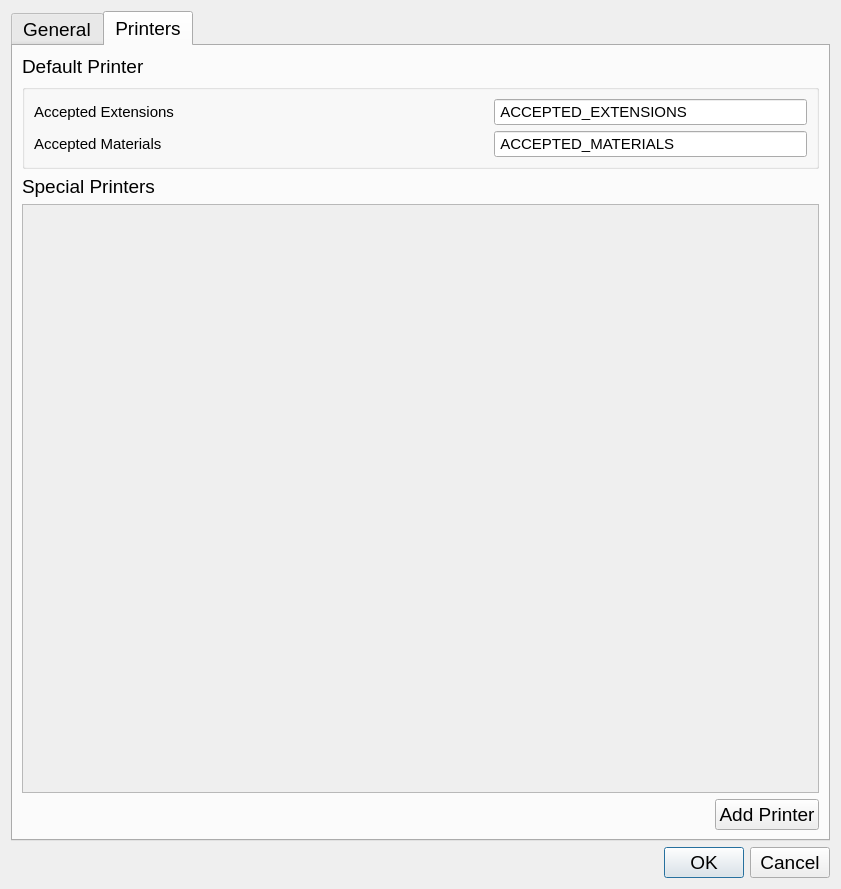
<?xml version="1.0" encoding="UTF-8"?>
<ui version="4.0">
 <class>Dialog</class>
 <widget class="QDialog" name="Dialog">
  <property name="geometry">
   <rect>
    <x>0</x>
    <y>0</y>
    <width>841</width>
    <height>889</height>
   </rect>
  </property>
  <property name="font">
   <font>
    <pointsize>13</pointsize>
   </font>
  </property>
  <property name="windowTitle">
   <string>Settings</string>
  </property>
  <layout class="QVBoxLayout" name="verticalLayout_2">
   <item>
    <layout class="QVBoxLayout" name="verticalLayout">
     <item>
      <widget class="QTabWidget" name="tabWidget">
       <property name="font">
        <font>
         <pointsize>14</pointsize>
        </font>
       </property>
       <property name="currentIndex">
        <number>1</number>
       </property>
       <widget class="QWidget" name="tab">
        <attribute name="title">
         <string>General</string>
        </attribute>
        <layout class="QHBoxLayout" name="horizontalLayout_7">
         <item>
          <layout class="QVBoxLayout" name="verticalLayout_4">
           <item>
            <widget class="QGroupBox" name="groupBox_4">
             <property name="font">
              <font>
               <pointsize>14</pointsize>
              </font>
             </property>
             <property name="title">
              <string>Mail</string>
             </property>
             <layout class="QHBoxLayout" name="horizontalLayout_2">
              <item>
               <layout class="QGridLayout" name="gridLayout_4">
                <item row="0" column="0">
                 <widget class="QLabel" name="label_6">
                  <property name="font">
                   <font>
                    <pointsize>14</pointsize>
                   </font>
                  </property>
                  <property name="toolTip">
                   <string>&lt;html&gt;&lt;head/&gt;&lt;body&gt;&lt;p&gt;Only process unread mails in the inbox (checked).&lt;/p&gt;&lt;p&gt;If not selected, handle every mail in inbox (not checked).&lt;/p&gt;&lt;p&gt;Recommended to &lt;span style=&quot; text-decoration: underline;&quot;&gt;not&lt;/span&gt; be checked.&lt;/p&gt;&lt;p&gt;Caution: This program assumes that you move/delete mails from the inbox when you've dealt with them, so your inbox has few (less than 20) mails in it. If you have many old mails still in the default inbox, Creator Administrator will try to process them all, it may then be better to only process unread mail.&lt;/p&gt;&lt;/body&gt;&lt;/html&gt;</string>
                  </property>
                  <property name="text">
                   <string>Only Process Unread Mail</string>
                  </property>
                  <property name="buddy">
                   <cstring>onlyUnreadMailCheckBox</cstring>
                  </property>
                 </widget>
                </item>
                <item row="1" column="1">
                 <spacer name="horizontalSpacer_9">
                  <property name="font">
                   <font>
                    <pointsize>14</pointsize>
                   </font>
                  </property>
                  <property name="orientation">
                   <enum>Qt::Horizontal</enum>
                  </property>
                  <property name="sizeHint" stdset="0">
                   <size>
                    <width>40</width>
                    <height>20</height>
                   </size>
                  </property>
                 </spacer>
                </item>
                <item row="1" column="2">
                 <widget class="QCheckBox" name="moveMailToVerwerktCheckBox">
                  <property name="font">
                   <font>
                    <pointsize>14</pointsize>
                   </font>
                  </property>
                  <property name="text">
                   <string/>
                  </property>
                 </widget>
                </item>
                <item row="0" column="1">
                 <spacer name="horizontalSpacer_8">
                  <property name="font">
                   <font>
                    <pointsize>14</pointsize>
                   </font>
                  </property>
                  <property name="orientation">
                   <enum>Qt::Horizontal</enum>
                  </property>
                  <property name="sizeHint" stdset="0">
                   <size>
                    <width>40</width>
                    <height>20</height>
                   </size>
                  </property>
                 </spacer>
                </item>
                <item row="1" column="0">
                 <widget class="QLabel" name="label_4">
                  <property name="font">
                   <font>
                    <pointsize>14</pointsize>
                   </font>
                  </property>
                  <property name="toolTip">
                   <string>&lt;html&gt;&lt;head/&gt;&lt;body&gt;&lt;p&gt;Automatically move a mail to the &amp;quot;Verwerkt&amp;quot; folder when the content has been dowloaded.&lt;/p&gt;&lt;p&gt;Recommended to be selected.&lt;/p&gt;&lt;/body&gt;&lt;/html&gt;</string>
                  </property>
                  <property name="text">
                   <string>Move Mail to Verwerkt Folder</string>
                  </property>
                  <property name="buddy">
                   <cstring>moveMailToVerwerktCheckBox</cstring>
                  </property>
                 </widget>
                </item>
                <item row="0" column="2">
                 <widget class="QCheckBox" name="onlyUnreadMailCheckBox">
                  <property name="font">
                   <font>
                    <pointsize>14</pointsize>
                   </font>
                  </property>
                  <property name="text">
                   <string/>
                  </property>
                 </widget>
                </item>
                <item row="2" column="2">
                 <widget class="QCheckBox" name="sendMailThreadedCheckBox">
                  <property name="font">
                   <font>
                    <pointsize>14</pointsize>
                   </font>
                  </property>
                  <property name="text">
                   <string/>
                  </property>
                 </widget>
                </item>
                <item row="2" column="1">
                 <spacer name="horizontalSpacer_17">
                  <property name="font">
                   <font>
                    <pointsize>14</pointsize>
                   </font>
                  </property>
                  <property name="orientation">
                   <enum>Qt::Horizontal</enum>
                  </property>
                  <property name="sizeHint" stdset="0">
                   <size>
                    <width>40</width>
                    <height>20</height>
                   </size>
                  </property>
                 </spacer>
                </item>
                <item row="2" column="0">
                 <widget class="QLabel" name="label_17">
                  <property name="font">
                   <font>
                    <pointsize>14</pointsize>
                   </font>
                  </property>
                  <property name="toolTip">
                   <string>&lt;html&gt;&lt;head/&gt;&lt;body&gt;&lt;p&gt;if not selected the program freezes untill the mail is send (takes 0.5 - 1 second), which can be a bit annoying.&lt;/p&gt;&lt;p&gt;If selected mails are send on a seperate thread resulting in the program being resposive, which is nice. A drawback is that sending mails on a seperate thread can be unstable and may result in errors, which can be a bit annoying.&lt;/p&gt;&lt;p&gt;&lt;br/&gt;&lt;/p&gt;&lt;/body&gt;&lt;/html&gt;</string>
                  </property>
                  <property name="text">
                   <string>Send Mail on seperate thread</string>
                  </property>
                  <property name="buddy">
                   <cstring>moveMailToVerwerktCheckBox</cstring>
                  </property>
                 </widget>
                </item>
               </layout>
              </item>
             </layout>
            </widget>
           </item>
           <item>
            <widget class="QGroupBox" name="groupBox_6">
             <property name="font">
              <font>
               <pointsize>14</pointsize>
              </font>
             </property>
             <property name="title">
              <string>Custom Mail Templates</string>
             </property>
             <layout class="QVBoxLayout" name="verticalLayout_3">
              <item>
               <layout class="QGridLayout" name="gridLayout_6">
                <item row="0" column="0">
                 <widget class="QLabel" name="label_9">
                  <property name="font">
                   <font>
                    <pointsize>14</pointsize>
                   </font>
                  </property>
                  <property name="toolTip">
                   <string>Mail send when a job request has been downloaded from the mail inbox.

Inside this mail template:
{sender_name} will be replaced with the senders name. 
{jobs_in_queue} will be replaced with the number of jobs in the WACHTRIJ.</string>
                  </property>
                  <property name="text">
                   <string>Received Job Request</string>
                  </property>
                  <property name="buddy">
                   <cstring>selectReceivedTemplateButton</cstring>
                  </property>
                 </widget>
                </item>
                <item row="2" column="0">
                 <widget class="QLabel" name="label_15">
                  <property name="font">
                   <font>
                    <pointsize>14</pointsize>
                   </font>
                  </property>
                  <property name="toolTip">
                   <string>Mail used when a print job is declined. 

The mail pops up and can be modified before it is send.

Inside this mail template:
{sender_name} will be replaced with the senders name. </string>
                  </property>
                  <property name="text">
                   <string>Job Declined</string>
                  </property>
                 </widget>
                </item>
                <item row="1" column="2">
                 <widget class="SelectFileQPushButton" name="selectFinishedTemplateButton">
                  <property name="font">
                   <font>
                    <pointsize>14</pointsize>
                   </font>
                  </property>
                  <property name="text">
                   <string> Select &lt;template.html&gt;</string>
                  </property>
                 </widget>
                </item>
                <item row="0" column="2">
                 <widget class="SelectFileQPushButton" name="selectReceivedTemplateButton">
                  <property name="font">
                   <font>
                    <pointsize>14</pointsize>
                   </font>
                  </property>
                  <property name="text">
                   <string> Select &lt;template.html&gt;</string>
                  </property>
                 </widget>
                </item>
                <item row="0" column="1">
                 <spacer name="horizontalSpacer_13">
                  <property name="font">
                   <font>
                    <pointsize>14</pointsize>
                   </font>
                  </property>
                  <property name="orientation">
                   <enum>Qt::Horizontal</enum>
                  </property>
                  <property name="sizeHint" stdset="0">
                   <size>
                    <width>433</width>
                    <height>26</height>
                   </size>
                  </property>
                 </spacer>
                </item>
                <item row="1" column="1">
                 <spacer name="horizontalSpacer_15">
                  <property name="font">
                   <font>
                    <pointsize>14</pointsize>
                   </font>
                  </property>
                  <property name="orientation">
                   <enum>Qt::Horizontal</enum>
                  </property>
                  <property name="sizeHint" stdset="0">
                   <size>
                    <width>433</width>
                    <height>26</height>
                   </size>
                  </property>
                 </spacer>
                </item>
                <item row="1" column="0">
                 <widget class="QLabel" name="label_13">
                  <property name="font">
                   <font>
                    <pointsize>14</pointsize>
                   </font>
                  </property>
                  <property name="toolTip">
                   <string>Mail send when a laser job is finished and can be picked up.

Inside this mail template:
{sender_name} will be replaced with the senders name. </string>
                  </property>
                  <property name="text">
                   <string>Job Finished</string>
                  </property>
                  <property name="buddy">
                   <cstring>selectFinishedTemplateButton</cstring>
                  </property>
                 </widget>
                </item>
                <item row="2" column="1">
                 <spacer name="horizontalSpacer_16">
                  <property name="font">
                   <font>
                    <pointsize>14</pointsize>
                   </font>
                  </property>
                  <property name="orientation">
                   <enum>Qt::Horizontal</enum>
                  </property>
                  <property name="sizeHint" stdset="0">
                   <size>
                    <width>433</width>
                    <height>26</height>
                   </size>
                  </property>
                 </spacer>
                </item>
                <item row="2" column="2">
                 <widget class="SelectFileQPushButton" name="selectDeclinedTemplateButton">
                  <property name="font">
                   <font>
                    <pointsize>14</pointsize>
                   </font>
                  </property>
                  <property name="text">
                   <string> Select &lt;template.html&gt;</string>
                  </property>
                 </widget>
                </item>
               </layout>
              </item>
             </layout>
            </widget>
           </item>
           <item>
            <widget class="QGroupBox" name="groupBox">
             <property name="font">
              <font>
               <pointsize>14</pointsize>
              </font>
             </property>
             <property name="title">
              <string>Appearance</string>
             </property>
             <layout class="QHBoxLayout" name="horizontalLayout_6">
              <item>
               <layout class="QHBoxLayout" name="horizontalLayout_3">
                <item>
                 <widget class="QLabel" name="label_10">
                  <property name="font">
                   <font>
                    <pointsize>14</pointsize>
                   </font>
                  </property>
                  <property name="text">
                   <string>Dark Mode</string>
                  </property>
                  <property name="buddy">
                   <cstring>darkModeCheckBox</cstring>
                  </property>
                 </widget>
                </item>
                <item>
                 <spacer name="horizontalSpacer_2">
                  <property name="font">
                   <font>
                    <pointsize>14</pointsize>
                   </font>
                  </property>
                  <property name="orientation">
                   <enum>Qt::Horizontal</enum>
                  </property>
                  <property name="sizeHint" stdset="0">
                   <size>
                    <width>40</width>
                    <height>20</height>
                   </size>
                  </property>
                 </spacer>
                </item>
                <item>
                 <widget class="QCheckBox" name="darkModeCheckBox">
                  <property name="font">
                   <font>
                    <pointsize>14</pointsize>
                   </font>
                  </property>
                  <property name="text">
                   <string/>
                  </property>
                 </widget>
                </item>
               </layout>
              </item>
             </layout>
            </widget>
           </item>
           <item>
            <widget class="QGroupBox" name="groupBox_2">
             <property name="font">
              <font>
               <pointsize>14</pointsize>
              </font>
             </property>
             <property name="title">
              <string>Directory Configuration</string>
             </property>
             <layout class="QHBoxLayout" name="horizontalLayout">
              <item>
               <layout class="QGridLayout" name="gridLayout_2">
                <item row="2" column="2">
                 <widget class="SelectFolderQPushButton" name="selectTodoDirectoryButton">
                  <property name="font">
                   <font>
                    <pointsize>14</pointsize>
                   </font>
                  </property>
                  <property name="text">
                   <string>Select &lt;TODO_DIRECTORY&gt;</string>
                  </property>
                 </widget>
                </item>
                <item row="0" column="2">
                 <widget class="SelectFolderQPushButton" name="selectDataDirectoryButton">
                  <property name="font">
                   <font>
                    <pointsize>14</pointsize>
                   </font>
                  </property>
                  <property name="text">
                   <string>Select &lt;DATA_DIRECTORY&gt;</string>
                  </property>
                 </widget>
                </item>
                <item row="3" column="1">
                 <spacer name="horizontalSpacer_18">
                  <property name="font">
                   <font>
                    <pointsize>14</pointsize>
                   </font>
                  </property>
                  <property name="orientation">
                   <enum>Qt::Horizontal</enum>
                  </property>
                  <property name="sizeHint" stdset="0">
                   <size>
                    <width>40</width>
                    <height>20</height>
                   </size>
                  </property>
                 </spacer>
                </item>
                <item row="3" column="2">
                 <widget class="QCheckBox" name="emptyTodoDirCheckBox">
                  <property name="font">
                   <font>
                    <pointsize>14</pointsize>
                   </font>
                  </property>
                  <property name="text">
                   <string/>
                  </property>
                 </widget>
                </item>
                <item row="2" column="1">
                 <spacer name="horizontalSpacer_3">
                  <property name="font">
                   <font>
                    <pointsize>14</pointsize>
                   </font>
                  </property>
                  <property name="orientation">
                   <enum>Qt::Horizontal</enum>
                  </property>
                  <property name="sizeHint" stdset="0">
                   <size>
                    <width>40</width>
                    <height>20</height>
                   </size>
                  </property>
                 </spacer>
                </item>
                <item row="3" column="0">
                 <widget class="QLabel" name="label_19">
                  <property name="font">
                   <font>
                    <pointsize>14</pointsize>
                   </font>
                  </property>
                  <property name="toolTip">
                   <string>&lt;html&gt;&lt;head/&gt;&lt;body&gt;&lt;p&gt;If selected remove all files from the Todo directory before exporting new files into it.&lt;/p&gt;&lt;p&gt;if unselected, add files to existing files in Todo directory.&lt;/p&gt;&lt;p&gt;Recommended to select in order to prevent accumulation of files in the Todo directory.&lt;/p&gt;&lt;/body&gt;&lt;/html&gt;</string>
                  </property>
                  <property name="text">
                   <string>Empty Todo Directory every export</string>
                  </property>
                 </widget>
                </item>
                <item row="0" column="0">
                 <widget class="QLabel" name="label">
                  <property name="font">
                   <font>
                    <pointsize>14</pointsize>
                   </font>
                  </property>
                  <property name="toolTip">
                   <string>&lt;html&gt;&lt;head/&gt;&lt;body&gt;&lt;p&gt;Location to store laser jobs data.&lt;/p&gt;&lt;/body&gt;&lt;/html&gt;</string>
                  </property>
                  <property name="text">
                   <string>Data Directory</string>
                  </property>
                  <property name="buddy">
                   <cstring>selectDataDirectoryButton</cstring>
                  </property>
                 </widget>
                </item>
                <item row="2" column="0">
                 <widget class="QLabel" name="label_3">
                  <property name="font">
                   <font>
                    <pointsize>14</pointsize>
                   </font>
                  </property>
                  <property name="toolTip">
                   <string>&lt;html&gt;&lt;head/&gt;&lt;body&gt;&lt;p&gt;Location to store laser files to easily import into laser cut software.&lt;/p&gt;&lt;p&gt;Recommended location: Folder on the Desktop for easy access.&lt;/p&gt;&lt;/body&gt;&lt;/html&gt;</string>
                  </property>
                  <property name="text">
                   <string>Laser Todo Directory </string>
                  </property>
                  <property name="buddy">
                   <cstring>selectTodoDirectoryButton</cstring>
                  </property>
                 </widget>
                </item>
                <item row="0" column="1">
                 <spacer name="horizontalSpacer_4">
                  <property name="font">
                   <font>
                    <pointsize>14</pointsize>
                   </font>
                  </property>
                  <property name="orientation">
                   <enum>Qt::Horizontal</enum>
                  </property>
                  <property name="sizeHint" stdset="0">
                   <size>
                    <width>40</width>
                    <height>20</height>
                   </size>
                  </property>
                 </spacer>
                </item>
                <item row="1" column="0">
                 <widget class="QLabel" name="label_5">
                  <property name="font">
                   <font>
                    <pointsize>14</pointsize>
                   </font>
                  </property>
                  <property name="toolTip">
                   <string>&lt;html&gt;&lt;head/&gt;&lt;body&gt;&lt;p&gt;Number of days before a job and associated files are deleted.&lt;/p&gt;&lt;p&gt;Jobs will only be deleted from the Verwerkt or Afgekeurd folder. &lt;/p&gt;&lt;/body&gt;&lt;/html&gt;</string>
                  </property>
                  <property name="whatsThis">
                   <string/>
                  </property>
                  <property name="text">
                   <string>Days to Store Jobs</string>
                  </property>
                  <property name="buddy">
                   <cstring>daysToKeepJobsLineEdit</cstring>
                  </property>
                 </widget>
                </item>
                <item row="1" column="1">
                 <spacer name="horizontalSpacer_10">
                  <property name="font">
                   <font>
                    <pointsize>14</pointsize>
                   </font>
                  </property>
                  <property name="orientation">
                   <enum>Qt::Horizontal</enum>
                  </property>
                  <property name="sizeHint" stdset="0">
                   <size>
                    <width>40</width>
                    <height>20</height>
                   </size>
                  </property>
                 </spacer>
                </item>
                <item row="1" column="2">
                 <widget class="QLineEdit" name="daysToKeepJobsLineEdit">
                  <property name="font">
                   <font>
                    <pointsize>14</pointsize>
                   </font>
                  </property>
                  <property name="text">
                   <string> DAYS_TO_KEEP_JOBS </string>
                  </property>
                 </widget>
                </item>
               </layout>
              </item>
              <item>
               <widget class="QLabel" name="label_12">
                <property name="font">
                 <font>
                  <pointsize>14</pointsize>
                 </font>
                </property>
                <property name="text">
                 <string/>
                </property>
               </widget>
              </item>
             </layout>
            </widget>
           </item>
           <item>
            <widget class="QGroupBox" name="groupBox_5">
             <property name="font">
              <font>
               <pointsize>14</pointsize>
              </font>
             </property>
             <property name="title">
              <string>Messages</string>
             </property>
             <layout class="QHBoxLayout" name="horizontalLayout_5">
              <item>
               <layout class="QGridLayout" name="gridLayout_3">
                <item row="1" column="1">
                 <spacer name="horizontalSpacer_6">
                  <property name="font">
                   <font>
                    <pointsize>14</pointsize>
                   </font>
                  </property>
                  <property name="orientation">
                   <enum>Qt::Horizontal</enum>
                  </property>
                  <property name="sizeHint" stdset="0">
                   <size>
                    <width>40</width>
                    <height>20</height>
                   </size>
                  </property>
                 </spacer>
                </item>
                <item row="0" column="0">
                 <widget class="QLabel" name="label_7">
                  <property name="font">
                   <font>
                    <pointsize>14</pointsize>
                   </font>
                  </property>
                  <property name="toolTip">
                   <string>&lt;html&gt;&lt;head/&gt;&lt;body&gt;&lt;p&gt;Temporarily Messages inform you what is happened in the background, such as &amp;quot;Confirmation Mail Sent to ...&amp;quot; or &amp;quot;Job Finished Mail send to ...&amp;quot; or &amp;quot;Settings Saved&amp;quot;.&lt;/p&gt;&lt;/body&gt;&lt;/html&gt;</string>
                  </property>
                  <property name="text">
                   <string>Display Temporarily Messages</string>
                  </property>
                  <property name="buddy">
                   <cstring>dispTempMessageCheckBox</cstring>
                  </property>
                 </widget>
                </item>
                <item row="0" column="2">
                 <widget class="QCheckBox" name="dispTempMessageCheckBox">
                  <property name="font">
                   <font>
                    <pointsize>14</pointsize>
                   </font>
                  </property>
                  <property name="text">
                   <string/>
                  </property>
                 </widget>
                </item>
                <item row="1" column="0">
                 <widget class="QLabel" name="label_8">
                  <property name="font">
                   <font>
                    <pointsize>14</pointsize>
                   </font>
                  </property>
                  <property name="toolTip">
                   <string>&lt;html&gt;&lt;head/&gt;&lt;body&gt;&lt;p&gt;Warning Messages warn you about something, such as &amp;quot;No job finished mail send to ...&amp;quot; or &amp;quot;4 invalid mails detected, Respond to them manually.&amp;quot;&lt;/p&gt;&lt;/body&gt;&lt;/html&gt;</string>
                  </property>
                  <property name="text">
                   <string>Display Warning Messages</string>
                  </property>
                  <property name="buddy">
                   <cstring>dispWarnMessageCheckBox</cstring>
                  </property>
                 </widget>
                </item>
                <item row="0" column="1">
                 <spacer name="horizontalSpacer_5">
                  <property name="font">
                   <font>
                    <pointsize>14</pointsize>
                   </font>
                  </property>
                  <property name="orientation">
                   <enum>Qt::Horizontal</enum>
                  </property>
                  <property name="sizeHint" stdset="0">
                   <size>
                    <width>40</width>
                    <height>20</height>
                   </size>
                  </property>
                 </spacer>
                </item>
                <item row="1" column="2">
                 <widget class="QCheckBox" name="dispWarnMessageCheckBox">
                  <property name="font">
                   <font>
                    <pointsize>14</pointsize>
                   </font>
                  </property>
                  <property name="text">
                   <string/>
                  </property>
                 </widget>
                </item>
               </layout>
              </item>
             </layout>
            </widget>
           </item>
          </layout>
         </item>
        </layout>
       </widget>
       <widget class="QWidget" name="tab_2">
        <attribute name="title">
         <string>Printers</string>
        </attribute>
        <layout class="QHBoxLayout" name="horizontalLayout_11">
         <item>
          <layout class="QVBoxLayout" name="verticalLayout_7">
           <item>
            <layout class="QVBoxLayout" name="verticalLayout_5">
             <item>
              <widget class="QLabel" name="label_2">
               <property name="text">
                <string>Default Printer</string>
               </property>
              </widget>
             </item>
             <item>
              <widget class="QGroupBox" name="groupBox_3">
               <property name="font">
                <font>
                 <pointsize>11</pointsize>
                </font>
               </property>
               <property name="title">
                <string/>
               </property>
               <layout class="QHBoxLayout" name="horizontalLayout_4">
                <item>
                 <layout class="QGridLayout" name="gridLayout_5">
                  <item row="1" column="2">
                   <widget class="QLineEdit" name="acceptedMaterialsLineEdit">
                    <property name="font">
                     <font>
                      <pointsize>11</pointsize>
                     </font>
                    </property>
                    <property name="text">
                     <string> ACCEPTED_MATERIALS </string>
                    </property>
                   </widget>
                  </item>
                  <item row="1" column="0">
                   <widget class="QLabel" name="label_14">
                    <property name="font">
                     <font>
                      <pointsize>11</pointsize>
                     </font>
                    </property>
                    <property name="toolTip">
                     <string>&lt;html&gt;&lt;head/&gt;&lt;body&gt;&lt;p&gt;List of commonly used Accepted Materials abbriviations. When the material abbriviation is in the Accepted Materials list it is automatically detected from the laser cut file name.&lt;/p&gt;&lt;p&gt;Fill in the list of Accepted Materials as &amp;quot;material abbriviation&amp;quot; seperated by comma's, example:&lt;/p&gt;&lt;p&gt;material1, material2, material3&lt;/p&gt;&lt;/body&gt;&lt;/html&gt;</string>
                    </property>
                    <property name="text">
                     <string>Accepted Materials</string>
                    </property>
                    <property name="buddy">
                     <cstring>acceptedMaterialsLineEdit</cstring>
                    </property>
                   </widget>
                  </item>
                  <item row="0" column="2">
                   <widget class="QLineEdit" name="acceptedExtentionsLineEdit">
                    <property name="font">
                     <font>
                      <pointsize>11</pointsize>
                     </font>
                    </property>
                    <property name="text">
                     <string> ACCEPTED_EXTENSIONS </string>
                    </property>
                   </widget>
                  </item>
                  <item row="0" column="1">
                   <spacer name="horizontalSpacer_11">
                    <property name="font">
                     <font>
                      <pointsize>11</pointsize>
                     </font>
                    </property>
                    <property name="orientation">
                     <enum>Qt::Horizontal</enum>
                    </property>
                    <property name="sizeHint" stdset="0">
                     <size>
                      <width>40</width>
                      <height>20</height>
                     </size>
                    </property>
                   </spacer>
                  </item>
                  <item row="1" column="1">
                   <spacer name="horizontalSpacer_12">
                    <property name="font">
                     <font>
                      <pointsize>11</pointsize>
                     </font>
                    </property>
                    <property name="orientation">
                     <enum>Qt::Horizontal</enum>
                    </property>
                    <property name="sizeHint" stdset="0">
                     <size>
                      <width>40</width>
                      <height>20</height>
                     </size>
                    </property>
                   </spacer>
                  </item>
                  <item row="0" column="0">
                   <widget class="QLabel" name="label_16">
                    <property name="font">
                     <font>
                      <pointsize>11</pointsize>
                     </font>
                    </property>
                    <property name="toolTip">
                     <string>&lt;html&gt;&lt;head/&gt;&lt;body&gt;&lt;p&gt;&lt;span style=&quot; font-size:14pt;&quot;&gt;Accepted file extensions for a laser job. A job must contain one file with an accepted extension. Fill in as .extension seperated by comma's, example:&lt;/span&gt;&lt;/p&gt;&lt;p&gt;&lt;span style=&quot; font-size:14pt;&quot;&gt;.extension1, .extension2, .extension3&lt;/span&gt;&lt;/p&gt;&lt;/body&gt;&lt;/html&gt;</string>
                    </property>
                    <property name="text">
                     <string>Accepted Extensions</string>
                    </property>
                    <property name="buddy">
                     <cstring>acceptedExtentionsLineEdit</cstring>
                    </property>
                   </widget>
                  </item>
                 </layout>
                </item>
               </layout>
              </widget>
             </item>
            </layout>
           </item>
           <item>
            <layout class="QVBoxLayout" name="verticalLayout_6">
             <item>
              <widget class="QLabel" name="label_11">
               <property name="text">
                <string>Special Printers</string>
               </property>
              </widget>
             </item>
             <item>
              <widget class="QScrollArea" name="scrollArea">
               <property name="widgetResizable">
                <bool>true</bool>
               </property>
               <widget class="QWidget" name="scrollAreaWidgetContents">
                <property name="geometry">
                 <rect>
                  <x>0</x>
                  <y>0</y>
                  <width>793</width>
                  <height>572</height>
                 </rect>
                </property>
                <layout class="QHBoxLayout" name="horizontalLayout_9">
                 <item>
                  <layout class="QHBoxLayout" name="horizontalLayout_8"/>
                 </item>
                </layout>
               </widget>
              </widget>
             </item>
            </layout>
           </item>
           <item>
            <layout class="QHBoxLayout" name="horizontalLayout_10">
             <item>
              <spacer name="horizontalSpacer">
               <property name="orientation">
                <enum>Qt::Horizontal</enum>
               </property>
               <property name="sizeHint" stdset="0">
                <size>
                 <width>215</width>
                 <height>17</height>
                </size>
               </property>
              </spacer>
             </item>
             <item>
              <widget class="QPushButton" name="addPrinterPushButton">
               <property name="text">
                <string>Add Printer</string>
               </property>
              </widget>
             </item>
            </layout>
           </item>
          </layout>
         </item>
        </layout>
       </widget>
      </widget>
     </item>
     <item>
      <widget class="QDialogButtonBox" name="buttonBox">
       <property name="font">
        <font>
         <pointsize>14</pointsize>
        </font>
       </property>
       <property name="orientation">
        <enum>Qt::Horizontal</enum>
       </property>
       <property name="standardButtons">
        <set>QDialogButtonBox::Cancel|QDialogButtonBox::Ok</set>
       </property>
      </widget>
     </item>
    </layout>
   </item>
  </layout>
 </widget>
 <customwidgets>
  <customwidget>
   <class>SelectFolderQPushButton</class>
   <extends>QPushButton</extends>
   <header>button.h</header>
  </customwidget>
  <customwidget>
   <class>SelectFileQPushButton</class>
   <extends>QPushButton</extends>
   <header>button.h</header>
  </customwidget>
 </customwidgets>
 <tabstops>
  <tabstop>darkModeCheckBox</tabstop>
  <tabstop>dispTempMessageCheckBox</tabstop>
  <tabstop>dispWarnMessageCheckBox</tabstop>
  <tabstop>onlyUnreadMailCheckBox</tabstop>
  <tabstop>moveMailToVerwerktCheckBox</tabstop>
  <tabstop>selectDataDirectoryButton</tabstop>
  <tabstop>selectTodoDirectoryButton</tabstop>
 </tabstops>
 <resources/>
 <connections>
  <connection>
   <sender>buttonBox</sender>
   <signal>rejected()</signal>
   <receiver>Dialog</receiver>
   <slot>reject()</slot>
   <hints>
    <hint type="sourcelabel">
     <x>294</x>
     <y>837</y>
    </hint>
    <hint type="destinationlabel">
     <x>294</x>
     <y>430</y>
    </hint>
   </hints>
  </connection>
 </connections>
</ui>
